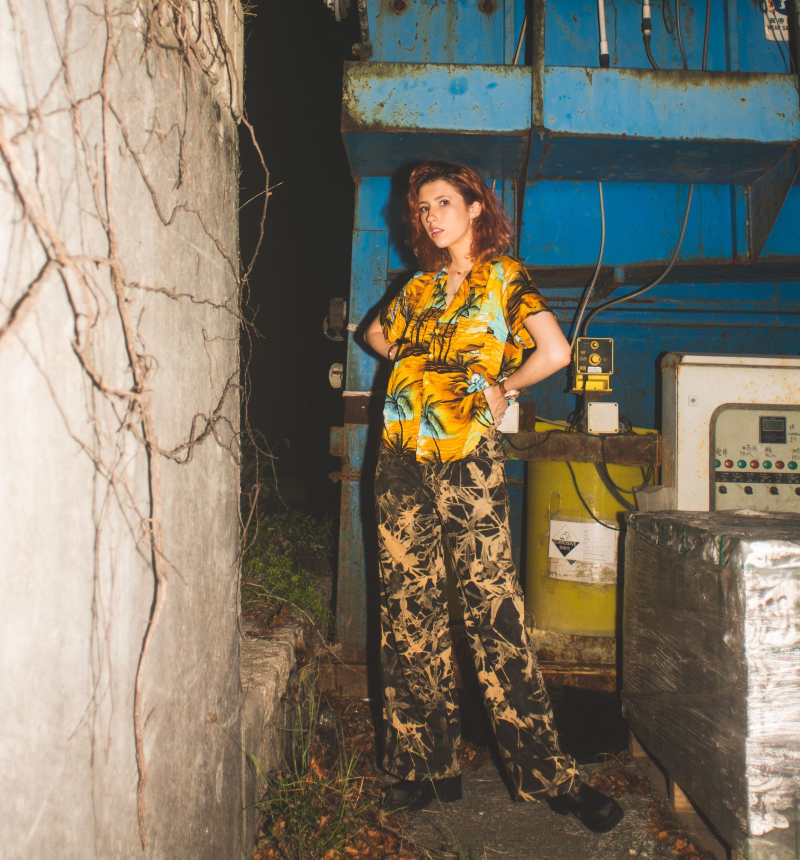
#> input picture DSC_4439.jpg, 1600 x 1720 px (shown at 1/2 size)
$ python km-color.py
#> lines starting #> are read from the running program, lines starting #| are printed output that depends on the picture
import cv2
from sklearn.cluster import KMeans
import plotly.express as px
import plotly.graph_objects as go
import numpy as np
import colorsys

def read_image(img_path):
#> called with img_path = 'DSC_4439.jpg'
  img = cv2.imread(img_path)
#> img is the input picture: shape (1720, 1600, 3); mean B, G, R 103.9, 118.7, 125.9
  img = cv2.cvtColor(img, cv2.COLOR_BGR2RGB)

  # Resize image to fit model faster
  resize_factor = (420 / min(img.shape[0],img.shape[1]))
#> resize_factor = 0.263
  new_height = int(img.shape[0] * resize_factor)
#> new_height = 451
  new_width = int(img.shape[1] * resize_factor)
#> new_width = 420
  img = cv2.resize(img,(new_width, new_height))
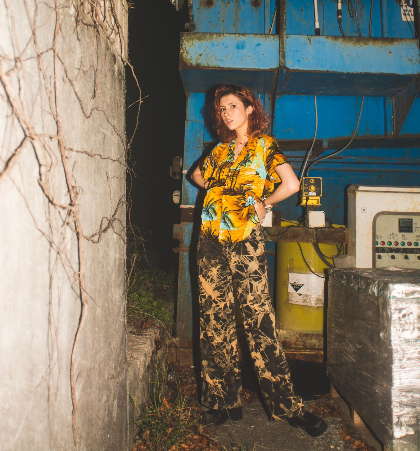
#> img: shape (451, 420, 3); mean R, G, B 125.7, 118.6, 103.8

  print(f'Old dimensions: {img.shape[1]} x {img.shape[0]}')
#| Old dimensions: 420 x 451
  print(f'New dimensions: {new_width} x {new_height}')
#| New dimensions: 420 x 451

  # Convert to one dimensional pixel array
  pixel_list = img.reshape( ( img.shape[0] * img.shape[1]), 3 )
  return pixel_list

def get_dominant_colors(pixel_list, n_clusters=5):

  # Make kmeans model & fit
  kmeans = KMeans(n_clusters=n_clusters)
  kmeans.fit(pixel_list)

  # Return cluster
  dominant_colors = (kmeans.cluster_centers_)
  dominant_colors = dominant_colors.astype(int)

  return dominant_colors

# Function to plot pixels in 3D RGB space
def plot_all_pixels(pixel_list,size):
#> called with pixel_list = array of shape (189420, 3), size = 2
  trace=dict(type='scatter3d',
    x= pixel_list[:,0],
    y= pixel_list[:,1],
    z= pixel_list[:,2],
    mode='markers',
    marker=dict(color=[f'rgb({pixel_list[:,0][i]}, {pixel_list[:,1][i]}, {pixel_list[:,2][i]})' for i in range(len(pixel_list))],size=28,symbol='diamond'))
#> trace = 6 items

  data = [trace]
  fig = go.Figure(data=data)
  fig.show()


  # fig = go.Figure(data=go.scatter3d())

colors_series = read_image('DSC_4439.jpg')
plot_all_pixels(pixel_list=colors_series,size=2)
dom_colors = get_dominant_colors(colors_series)
#> dom_colors = [[57, 53, 46], [227, 211, 194], [191, 160, 120], [46, 114, 141], [124, 100, 66]]
plot_all_pixels(pixel_list=dom_colors,size=28)
